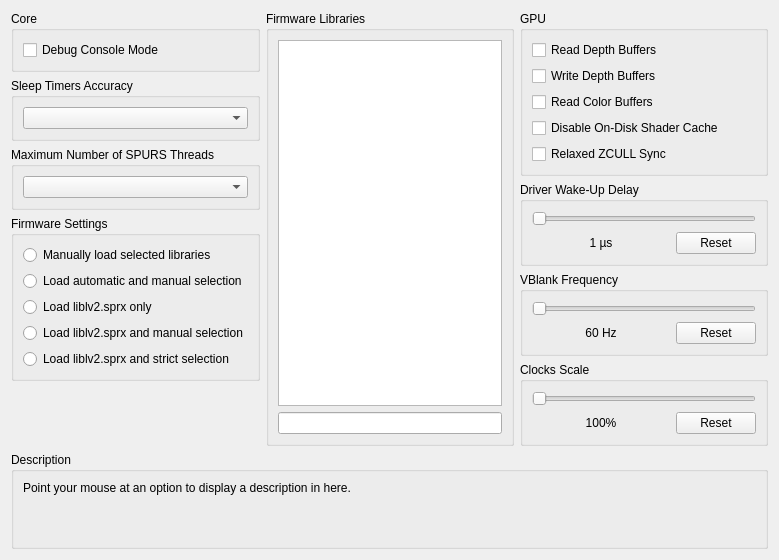
     <widget class="QWidget" name="advancedTab">
      <attribute name="title">
       <string>Advanced</string>
      </attribute>
      <layout class="QVBoxLayout" name="verticalLayout_83">
       <item>
        <layout class="QHBoxLayout" name="horizontalLayout_28" stretch="1,1,1">
         <item>
          <layout class="QVBoxLayout" name="verticalLayout_89">
           <item>
            <widget class="QGroupBox" name="gb_advanced_core">
             <property name="sizePolicy">
              <sizepolicy hsizetype="Preferred" vsizetype="Minimum">
               <horstretch>0</horstretch>
               <verstretch>0</verstretch>
              </sizepolicy>
             </property>
             <property name="title">
              <string>Core</string>
             </property>
             <layout class="QVBoxLayout" name="VerticalLayout_91">
              <item>
               <widget class="QCheckBox" name="debugConsoleMode">
                <property name="text">
                 <string>Debug Console Mode</string>
                </property>
               </widget>
              </item>
             </layout>
            </widget>
           </item>
           <item>
            <widget class="QGroupBox" name="gb_sleep_timers_accuracy">
             <property name="sizePolicy">
              <sizepolicy hsizetype="Preferred" vsizetype="Minimum">
               <horstretch>0</horstretch>
               <verstretch>0</verstretch>
              </sizepolicy>
             </property>
             <property name="title">
              <string>Sleep Timers Accuracy</string>
             </property>
             <layout class="QVBoxLayout" name="verticalLayout_85">
              <item>
               <widget class="QComboBox" name="sleepTimersAccuracy"/>
              </item>
             </layout>
            </widget>
           </item>
           <item>
            <widget class="QGroupBox" name="gb_max_spurs_threads">
             <property name="sizePolicy">
              <sizepolicy hsizetype="Preferred" vsizetype="Minimum">
               <horstretch>0</horstretch>
               <verstretch>0</verstretch>
              </sizepolicy>
             </property>
             <property name="title">
              <string>Maximum Number of SPURS Threads</string>
             </property>
             <layout class="QVBoxLayout" name="verticalLayout_82">
              <item>
               <widget class="QComboBox" name="maxSPURSThreads"/>
              </item>
             </layout>
            </widget>
           </item>
           <item>
            <widget class="QGroupBox" name="lib_settings">
             <property name="sizePolicy">
              <sizepolicy hsizetype="Preferred" vsizetype="Preferred">
               <horstretch>0</horstretch>
               <verstretch>0</verstretch>
              </sizepolicy>
             </property>
             <property name="title">
              <string>Firmware Settings</string>
             </property>
             <layout class="QVBoxLayout" name="verticalLayout">
              <item>
               <widget class="QRadioButton" name="lib_manu">
                <property name="sizePolicy">
                 <sizepolicy hsizetype="Expanding" vsizetype="Preferred">
                  <horstretch>0</horstretch>
                  <verstretch>0</verstretch>
                 </sizepolicy>
                </property>
                <property name="text">
                 <string>Manually load selected libraries</string>
                </property>
               </widget>
              </item>
              <item>
               <widget class="QRadioButton" name="lib_both">
                <property name="sizePolicy">
                 <sizepolicy hsizetype="Expanding" vsizetype="Preferred">
                  <horstretch>0</horstretch>
                  <verstretch>0</verstretch>
                 </sizepolicy>
                </property>
                <property name="text">
                 <string>Load automatic and manual selection</string>
                </property>
               </widget>
              </item>
              <item>
               <widget class="QRadioButton" name="lib_lv2">
                <property name="sizePolicy">
                 <sizepolicy hsizetype="Expanding" vsizetype="Preferred">
                  <horstretch>0</horstretch>
                  <verstretch>0</verstretch>
                 </sizepolicy>
                </property>
                <property name="text">
                 <string>Load liblv2.sprx only</string>
                </property>
               </widget>
              </item>
              <item>
               <widget class="QRadioButton" name="lib_lv2b">
                <property name="sizePolicy">
                 <sizepolicy hsizetype="Expanding" vsizetype="Preferred">
                  <horstretch>0</horstretch>
                  <verstretch>0</verstretch>
                 </sizepolicy>
                </property>
                <property name="text">
                 <string>Load liblv2.sprx and manual selection</string>
                </property>
               </widget>
              </item>
              <item>
               <widget class="QRadioButton" name="lib_lv2l">
                <property name="sizePolicy">
                 <sizepolicy hsizetype="Expanding" vsizetype="Preferred">
                  <horstretch>0</horstretch>
                  <verstretch>0</verstretch>
                 </sizepolicy>
                </property>
                <property name="text">
                 <string>Load liblv2.sprx and strict selection</string>
                </property>
               </widget>
              </item>
             </layout>
            </widget>
           </item>
           <item>
            <spacer name="verticalSpacer_23">
             <property name="orientation">
              <enum>Qt::Vertical</enum>
             </property>
             <property name="sizeHint" stdset="0">
              <size>
               <width>0</width>
               <height>0</height>
              </size>
             </property>
            </spacer>
           </item>
          </layout>
         </item>
         <item>
          <layout class="QVBoxLayout" name="VerticalLayout_87">
           <item>
            <widget class="QGroupBox" name="gb_libs">
             <property name="sizePolicy">
              <sizepolicy hsizetype="Preferred" vsizetype="Preferred">
               <horstretch>0</horstretch>
               <verstretch>0</verstretch>
              </sizepolicy>
             </property>
             <property name="title">
              <string>Firmware Libraries</string>
             </property>
             <layout class="QVBoxLayout" name="verticalLayout_12">
              <item>
               <widget class="QListWidget" name="lleList">
                <property name="sizePolicy">
                 <sizepolicy hsizetype="Preferred" vsizetype="Preferred">
                  <horstretch>0</horstretch>
                  <verstretch>0</verstretch>
                 </sizepolicy>
                </property>
                <property name="selectionMode">
                 <enum>QAbstractItemView::ExtendedSelection</enum>
                </property>
                <property name="viewMode">
                 <enum>QListView::ListMode</enum>
                </property>
               </widget>
              </item>
              <item>
               <widget class="QLineEdit" name="searchBox">
                <property name="sizePolicy">
                 <sizepolicy hsizetype="Preferred" vsizetype="Fixed">
                  <horstretch>0</horstretch>
                  <verstretch>0</verstretch>
                 </sizepolicy>
                </property>
               </widget>
              </item>
             </layout>
            </widget>
           </item>
          </layout>
         </item>
         <item>
          <layout class="QVBoxLayout" name="VerticalLayout_88">
           <item>
            <widget class="QGroupBox" name="gb_advanced_gpu">
             <property name="sizePolicy">
              <sizepolicy hsizetype="Preferred" vsizetype="Minimum">
               <horstretch>0</horstretch>
               <verstretch>0</verstretch>
              </sizepolicy>
             </property>
             <property name="title">
              <string>GPU</string>
             </property>
             <layout class="QVBoxLayout" name="VerticalLayout_90">
              <item>
               <widget class="QCheckBox" name="readDepth">
                <property name="text">
                 <string>Read Depth Buffers</string>
                </property>
               </widget>
              </item>
              <item>
               <widget class="QCheckBox" name="dumpDepth">
                <property name="text">
                 <string>Write Depth Buffers</string>
                </property>
               </widget>
              </item>
              <item>
               <widget class="QCheckBox" name="readColor">
                <property name="text">
                 <string>Read Color Buffers</string>
                </property>
               </widget>
              </item>
              <item>
               <widget class="QCheckBox" name="disableOnDiskShaderCache">
                <property name="text">
                 <string>Disable On-Disk Shader Cache</string>
                </property>
               </widget>
              </item>
              <item>
               <widget class="QCheckBox" name="relaxedZCULL">
                <property name="text">
                 <string>Relaxed ZCULL Sync</string>
                </property>
               </widget>
              </item>
             </layout>
            </widget>
           </item>
           <item>
            <widget class="QGroupBox" name="gb_wakeupDelay">
             <property name="sizePolicy">
              <sizepolicy hsizetype="Preferred" vsizetype="Minimum">
               <horstretch>0</horstretch>
               <verstretch>0</verstretch>
              </sizepolicy>
             </property>
             <property name="title">
              <string>Driver Wake-Up Delay</string>
             </property>
             <layout class="QVBoxLayout" name="verticalLayout_92">
              <item>
               <widget class="QSlider" name="wakeupDelay">
                <property name="orientation">
                 <enum>Qt::Horizontal</enum>
                </property>
               </widget>
              </item>
              <item>
               <layout class="QHBoxLayout" name="horizontalLayout_31" stretch="1,0">
                <item>
                 <widget class="QLabel" name="wakeupText">
                  <property name="text">
                   <string>1 µs</string>
                  </property>
                  <property name="alignment">
                   <set>Qt::AlignCenter</set>
                  </property>
                 </widget>
                </item>
                <item>
                 <widget class="QPushButton" name="wakeupReset">
                  <property name="text">
                   <string>Reset</string>
                  </property>
                 </widget>
                </item>
               </layout>
              </item>
             </layout>
            </widget>
           </item>
           <item>
            <widget class="QGroupBox" name="gb_vblank">
             <property name="sizePolicy">
              <sizepolicy hsizetype="Preferred" vsizetype="Minimum">
               <horstretch>0</horstretch>
               <verstretch>0</verstretch>
              </sizepolicy>
             </property>
             <property name="title">
              <string>VBlank Frequency</string>
             </property>
             <layout class="QVBoxLayout" name="verticalLayout_86">
              <item>
               <widget class="QSlider" name="vblank">
                <property name="orientation">
                 <enum>Qt::Horizontal</enum>
                </property>
               </widget>
              </item>
              <item>
               <layout class="QHBoxLayout" name="horizontalLayout_30" stretch="1,0">
                <item>
                 <widget class="QLabel" name="vblankText">
                  <property name="text">
                   <string>60 Hz</string>
                  </property>
                  <property name="alignment">
                   <set>Qt::AlignCenter</set>
                  </property>
                 </widget>
                </item>
                <item>
                 <widget class="QPushButton" name="vblankReset">
                  <property name="text">
                   <string>Reset</string>
                  </property>
                 </widget>
                </item>
               </layout>
              </item>
             </layout>
            </widget>
           </item>
           <item>
            <widget class="QGroupBox" name="gb_clockScale">
             <property name="sizePolicy">
              <sizepolicy hsizetype="Preferred" vsizetype="Minimum">
               <horstretch>0</horstretch>
               <verstretch>0</verstretch>
              </sizepolicy>
             </property>
             <property name="title">
              <string>Clocks Scale</string>
             </property>
             <layout class="QVBoxLayout" name="verticalLayout_87">
              <item>
               <widget class="QSlider" name="clockScale">
                <property name="orientation">
                 <enum>Qt::Horizontal</enum>
                </property>
               </widget>
              </item>
              <item>
               <layout class="QHBoxLayout" name="horizontalLayout_29" stretch="1,0">
                <item>
                 <widget class="QLabel" name="clockScaleText">
                  <property name="text">
                   <string>100%</string>
                  </property>
                  <property name="alignment">
                   <set>Qt::AlignCenter</set>
                  </property>
                 </widget>
                </item>
                <item>
                 <widget class="QPushButton" name="clockScaleReset">
                  <property name="text">
                   <string>Reset</string>
                  </property>
                 </widget>
                </item>
               </layout>
              </item>
             </layout>
            </widget>
           </item>
           <item>
            <spacer name="verticalSpacer_22">
             <property name="orientation">
              <enum>Qt::Vertical</enum>
             </property>
             <property name="sizeHint" stdset="0">
              <size>
               <width>0</width>
               <height>0</height>
              </size>
             </property>
            </spacer>
           </item>
          </layout>
         </item>
        </layout>
       </item>
       <item>
        <spacer name="verticalSpacer_20">
         <property name="orientation">
          <enum>Qt::Vertical</enum>
         </property>
         <property name="sizeHint" stdset="0">
          <size>
           <width>0</width>
           <height>0</height>
          </size>
         </property>
        </spacer>
       </item>
       <item>
        <widget class="QGroupBox" name="groupBox_65">
         <property name="title">
          <string>Description</string>
         </property>
         <layout class="QVBoxLayout" name="verticalLayout_84">
          <item>
           <widget class="QLabel" name="description_advanced">
            <property name="text">
             <string>Point your mouse at an option to display a description in here.


             </string>
            </property>
            <property name="textFormat">
             <enum>Qt::PlainText</enum>
            </property>
            <property name="alignment">
             <set>Qt::AlignLeading|Qt::AlignLeft|Qt::AlignTop</set>
            </property>
            <property name="wordWrap">
             <bool>true</bool>
            </property>
           </widget>
          </item>
         </layout>
        </widget>
       </item>
      </layout>
     </widget>
